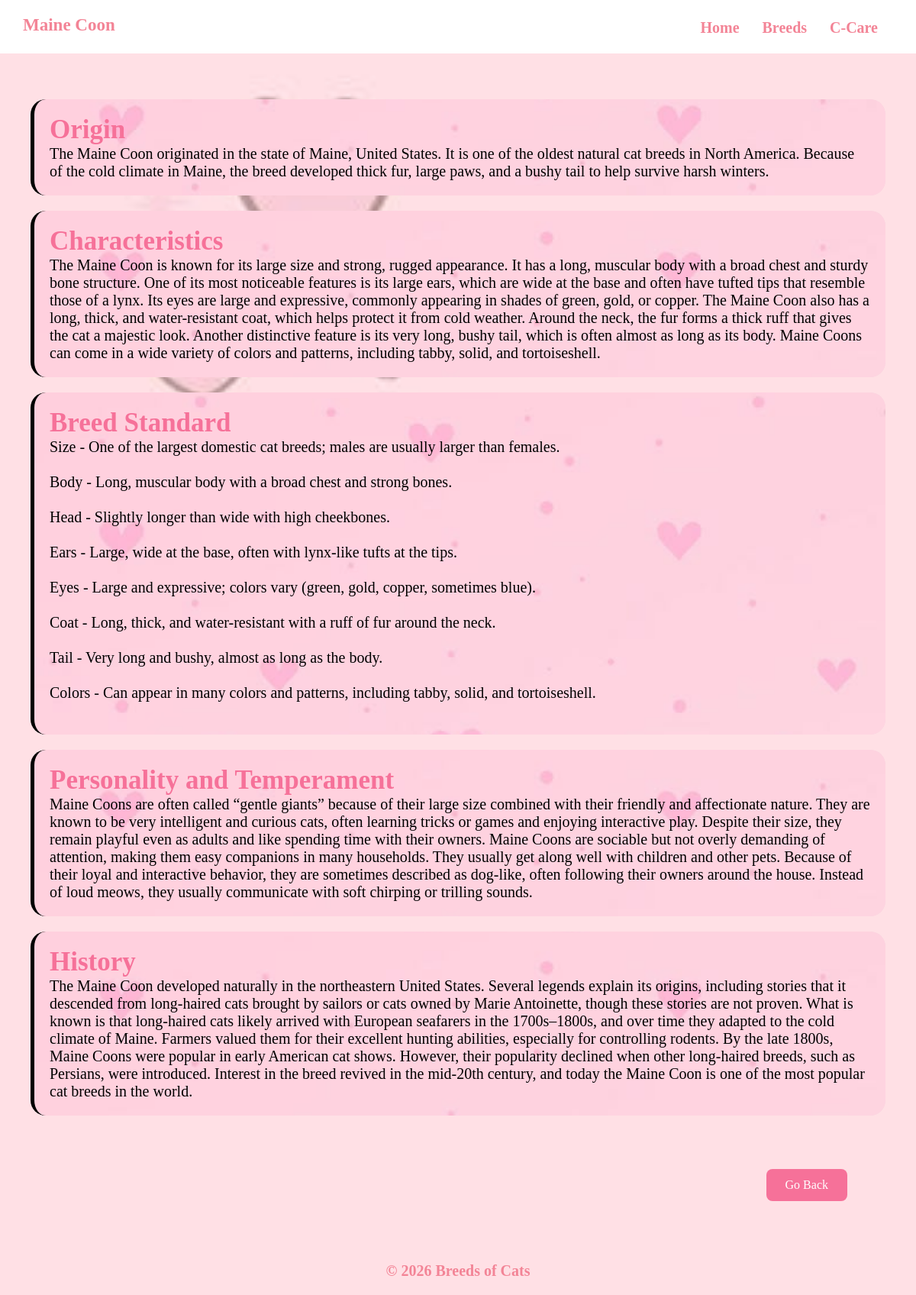
Screenshot of /cats/index.php?name=Maine Coon with the database file from the repository.
### tables this page shows
CREATE TABLE `cats` (
  `id` int(255) NOT NULL,
  `name` varchar(255) NOT NULL,
  `origin` varchar(1000) NOT NULL,
  `history` varchar(1000) NOT NULL,
  `characteristics` varchar(5000) NOT NULL,
  `breed_standard` varchar(5000) NOT NULL,
  `personality` varchar(1000) NOT NULL,
  `image` varchar(255) NOT NULL,
  `description` varchar(1000) NOT NULL
);

### model.php (called while the page is built, shortened)
<?php
function get_cat_by_name(object $pdo, string $name){
    $query ="SELECT * FROM cats WHERE name = :name;";
    $statement = $pdo ->prepare($query);
    $statement->bindParam("name", $name);
    $statement->execute();
    $result = $statement->fetch();
    return $result;
}
?>

### cats/index.php (the view, shortened to what this page needs)
<?php
require_once('../db.php');
require_once('../model.php');
require_once('../ctrl.php');
?>
<!DOCTYPE html>
<html lang="en">
<head>
<link rel="stylesheet" href="../styles.css">
</head>
<body>
<header>
<h1><?php echo $_GET["name"]  ?></h1>
<nav>
<ul class="nav-links">
<li><a href="../">Home</a></li>
<li><a href="../breeds">Breeds</a></li>
<li><a href="../care">C-Care</a></li>
</ul>
</nav>
</header>
<?php
$cat = get_cat_by_name($pdo, $_GET["name"]);
$origin = $cat["origin"];
$history = $cat["history"];
$characteristics = $cat["characteristics"];
$breed_standard = $cat["breed_standard"];
$personality = $cat["personality"];
?>
<section class="container">
<div class="care-grid">
<div class="care-box">
<h3>Origin</h3>
<p><?php echo $origin ?></p>
</div>
<div class="care-box">
<h3>Characteristics</h3>
<p><?php echo $characteristics ?></p>
</div>
<div class="care-box">
<h3>Breed Standard</h3>
<p>
<?php echo parse_breed_standard($breed_standard)?>
</div>
<div class="care-box">
<h3>Personality and Temperament</h3>
<p><?php echo $personality?></p>
</div>
<div class="care-box">
<h3>History</h3>
<p><?php echo $history ?></p>
</div>
</section>
<button onclick="history.back()">Go Back</button>
<footer>
<p>© 2026 Breeds of Cats</p>
</footer>
</body>
</html>

### styles.css (style rules this page uses)
* { margin:0; padding:0; box-sizing:border-box; font-family:MV Boli; font-size: 20px; }
body { background: #f9e4ea; background-image: url("images/b.jpg"); background-repeat: no-repeat; background-size: cover; }
header { display:flex; justify-content: space-between; padding:10px 30px; font-family:'MV Boli', Times, serif; height: 70px; font-weight: bold; background-color: rgb(255, 255, 255); }
h1 { color: rgb(243, 132, 150); margin-top: 10px; }
h3 { font-size: 35px; font-weight: 100%; color: white; }
h1 { font-size: 23px; font-weight: bold; }
nav ul { display:flex; justify-content:center; list-style:none; }
nav li { margin:10px; }
nav a { color:rgb(243, 132, 150); text-decoration:none; font-weight:bold; }
.nav-links { list-style:none; display: flex; justify-content: center; gap:10px; margin-top:5px; margin-right: 10px; }
.nav-links a { color:rgb(243, 132, 150); text-decoration:none; font-weight:bold; font-size: 20px; }
button { margin-top: 10px; margin-right: 10px; padding: 10px 20px; cursor: pointer; }
.container { padding: 40px; }
.care-box { background:#f7d8e1; padding:20px; border-left:5px solid #000000; color: #000000; border-radius: 20px; text-align: left; background-image: url("images/z.jpg"); background-size: cover; background-position: center; justify-content: center; margin-top: 1rem; }
.care-box h3 { color: #f67199; display: flex; }
footer { color:rgb(243, 132, 150); text-align:center; padding:20px; font-weight: bolder; font-size: 22px; }
button { display: block; margin: 30px 90px 60px auto; padding: 12px 25px; font-size: 16px; background-color: #f67199; color: white; border: none; border-radius: 8px; cursor: pointer; transition: 0.3s; }

### rows the page displays
cats: origin "The Maine Coon originated in the state of Maine, United States. It is one of the oldest natural cat breeds in North America. Because of the cold climate in Maine, the breed developed thick fur, large paws, and a bushy tail to help survive harsh winters.", characteristics "The Maine Coon is known for its large size and strong, rugged appearance. It has a long, muscular body with a broad chest and sturdy bone structure. One of its most noticeable features is its large ears, which are wide at the base and often have tufted tips that resemble those of a lynx. Its eyes are large and expressive, commonly appearing in shades of green, gold, or copper. The Maine Coon also has a long, thick, and water-resistant coat, which helps protect it from cold weather. Around the neck, the fur forms a thick ruff that gives the cat a majestic look. Another distinctive feature is its very long, bushy tail, which is often almost as long as its body. Maine Coons can come in a wide…", personality "Maine Coons are often called “gentle giants” because of their large size combined with their friendly and affectionate nature. They are known to be very intelligent and curious cats, often learning tricks or games and enjoying interactive play. Despite their size, they remain playful even as adults and like spending time with their owners. Maine Coons are sociable but not overly demanding of attention, making them easy companions in many households. They usually get along well with children and other pets. Because of their loyal and interactive behavior, they are sometimes described as dog-like, often following their owners around the house. Instead of loud meows, they usually communicate…", history "The Maine Coon developed naturally in the northeastern United States. Several legends explain its origins, including stories that it descended from long-haired cats brought by sailors or cats owned by Marie Antoinette, though these stories are not proven. What is known is that long-haired cats likely arrived with European seafarers in the 1700s–1800s, and over time they adapted to the cold climate of Maine. Farmers valued them for their excellent hunting abilities, especially for controlling rodents. By the late 1800s, Maine Coons were popular in early American cat shows. However, their popularity declined when other long-haired breeds, such as Persians, were introduced. Interest in the…"

### other values shown
$_GET["name"] "Maine Coon"
$standard "Size - One of the largest domestic cat breeds; males are usually larger than females."
$standard "Body - Long, muscular body with a broad chest and strong bones."
$standard "Head - Slightly longer than wide with high cheekbones."
$standard "Ears - Large, wide at the base, often with lynx-like tufts at the tips."
$standard "Eyes - Large and expressive; colors vary (green, gold, copper, sometimes blue)."
$standard "Coat - Long, thick, and water-resistant with a ruff of fur around the neck."
$standard "Tail - Very long and bushy, almost as long as the body."
$standard "Colors - Can appear in many colors and patterns, including tabby, solid, and tortoiseshell."
